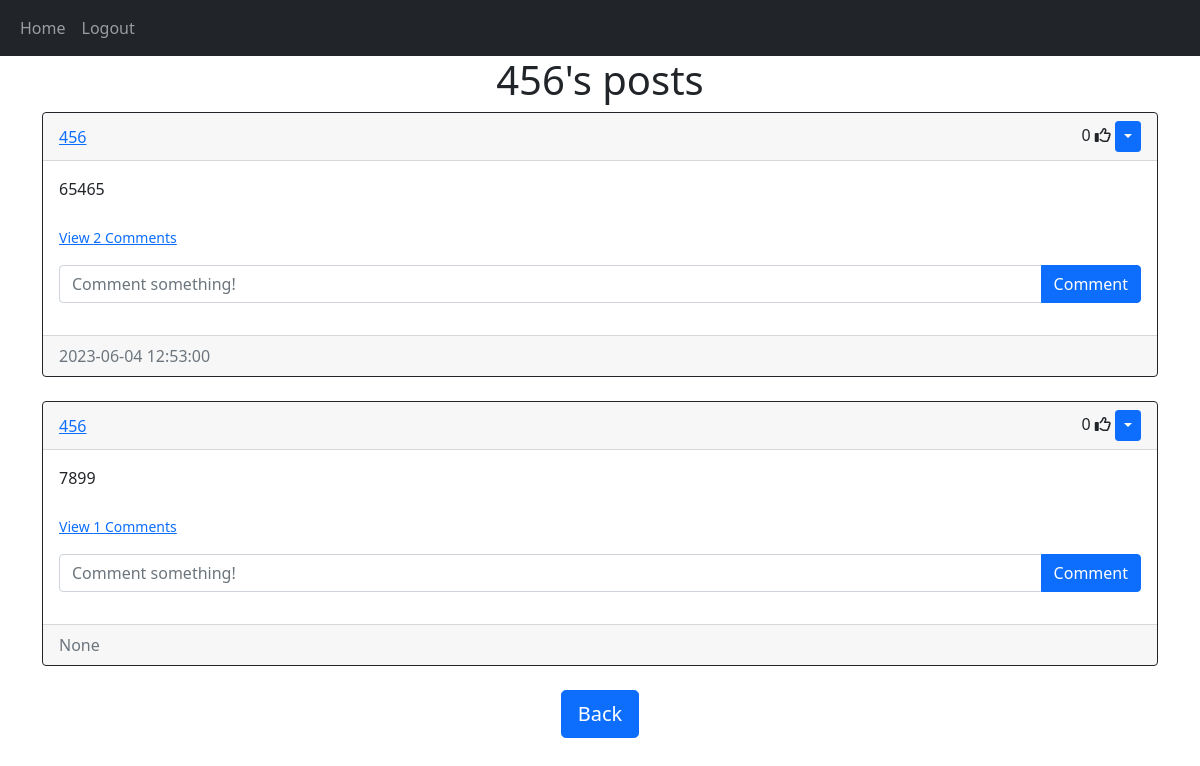
The app's page /posts/456 (signed in) with its own data.
### website/models.py (models this page shows)
class Post(db.Model):
    id = db.Column(db.Integer, primary_key=True)
    text = db.Column(db.Text, nullable=False)
    date_created = db.Column(db.DateTime(timezone=True), default=func.now())
    author = db.Column(
        db.Integer, db.ForeignKey("user.id", ondelete="CASCADE"), nullable=False
    )
    """
    author 字段定义了一个整数类型的列，表示帖子的作者。
    它使用 db.ForeignKey 来创建一个外键关联到 user.id 字段，表示 Post 模型中的每个帖子都有一个对应的用户作为作者。

    ondelete="CASCADE" 参数表示当关联的用户被删除时，与之相关的帖子也会被级联删除。
    nullable=False 表示该字段不允许为空。
    """
    comments = db.relationship("Comment", backref="post", passive_deletes=True)
    """
    comments 字段使用 db.relationship 创建一个关系（relationship），表示一个帖子可以有多个评论。
    第一个参数 "Comment" 指定了关联模型的名称，即评论模型的名称。通过这个参数，Post 模型与 Comment 模型建立了一对多的关系。

    backref="post" 参数定义了一个反向引用（backref），它在评论模型中创建了一个名为 post 的属性，
    用于表示该评论所属的帖子。通过这个反向引用，可以方便地从评论模型访问到对应的帖子。

    passive_deletes=True 参数表示当与帖子关联的评论被删除时，数据库会自动进行级联删除。
    这意味着当删除一个帖子时，与之关联的所有评论也会被自动删除，避免了潜在的外键约束错误。
    """
    likes = db.relationship("Like", backref="post", passive_deletes=True)

class User(db.Model, UserMixin):
    id = db.Column(db.Integer, primary_key=True)
    email = db.Column(db.String(150), unique=True)
    username = db.Column(db.String(150), unique=True)
    password = db.Column(db.String(150))
    date_created = db.Column(db.DateTime(timezone=True), default=func.now())
    posts = db.relationship("Post", backref="user", passive_deletes=True)
    comments = db.relationship("Comment", backref="user", passive_deletes=True)
    likes = db.relationship("Like", backref="user", passive_deletes=True)

### website/views.py (the view)
@views.route("/posts/<username>")
@login_required
def posts(username):
    user = User.query.filter_by(username=username).first()
    if not user:
        flash("No user with that username exists.", category="error")
        return redirect(url_for("views.home"))
    posts = user.posts
    return render_template(
        "posts.html", user=current_user, posts=posts, username=username
    )

### website/__init__.py (called while the page is built)
def create_app():
    app = Flask(__name__)
    app.config["SECRET_KEY"] = "helloworld"
    app.config["SQLALCHEMY_DATABASE_URI"] = f"sqlite:///{DB_NAME}"
    db.init_app(app)
    from .views import views
    from .auth import auth
    app.register_blueprint(views, url_prefix="/")
    app.register_blueprint(auth, url_prefix="/")
    from .models import User, Post, Comment, Like
    with app.app_context():
        create_database()
    login_manager = LoginManager()
    login_manager.login_view = "auth.login"
    login_manager.init_app(app)
    @login_manager.user_loader
    def load_user(id):
        return User.query.get(int(id))
    return app

### website/templates/posts.html (shortened to what this page needs)
{% extends "posts_div.html" %}  {% block header %} {{username}}'s posts {% endblock %} {% block footer %}
<div style="text-align: center;">
  <a href="/home"
    ><button type="button" class="btn btn-primary btn-lg">Back</button></a
  >
</div>
{% endblock %}

### website/templates/posts_div.html (shortened to what this page needs)
{% extends "base.html" %} {% block title %}Home{% endblock %} {% block content
%}
<h1 style="text-align: center;">{% block header %}Posts{% endblock %}</h1>
<div id="posts">
  {% for post in posts %}
  <div class="card border-dark">
    <div class="card-header d-flex justify-content-between align-items-center">
      <a href="/posts/{{post.user.username}}">{{post.user.username}}</a>
      <div>
        <span id="likes-count-{{post.id}}">
        {{ post.likes|length }}</span>
        {% if user.id in post.likes|map(attribute="author")|list %}
        <i
          class="fas fa-thumbs-up"
          id="like-button-{{post.id}}"
          onclick="like('{{post.id}}')"
        ></i>
        {% else %}
        <i
          class="far fa-thumbs-up"
          id="like-button-{{post.id}}"
          onclick="like('{{post.id}}')"
        ></i>
        {% endif %} {% if user.id == post.author %}
        <div class="btn-group">
          <button
            type="button"
            class="btn btn-sm btn-primary dropdown-toggle"
            data-bs-toggle="dropdown"
          ></button>
        </div>
        {% endif %}
      </div>
    </div>
    <div class="card-body">
      <div class="card-text">{{post.text}}</div>
      <br />
      <p class="card-text">
        {% if post.comments|length > 0 %}
        <a data-bs-toggle="collapse" href="#comments-{{post.id}}" role="button">
          <small>View {{post.comments|length}} Comments</small>
        </a>
        {% else %}
        <small class="text-muted">No Comments</small>
        {% endif %}
      </p>
      <form
        class="input-group mb-3"
        method="POST"
        action="/create-comment/{{post.id}}"
      >
        <input
          type="text"
          id="text"
          name="text"
          class="form-control"
          placeholder="Comment something!"
        />
        <button type="submit" class="btn btn-primary">Comment</button>
      </form>
    </div>
    <div class="card-footer text-muted">{{post.date_created}}</div>
  </div>
  <br/> {% endfor %}
</div>
{% block footer %}{% endblock %} {% endblock %}

### records on screen
Post: user.username "456", likes|length "0", text "65465", comments|length "2", date_created "2023-06-04 12:53:00"
Post: user.username "456", likes|length "0", text "7899", comments|length "1", date_created "None"

### other values on screen
{{ username }} "456"
